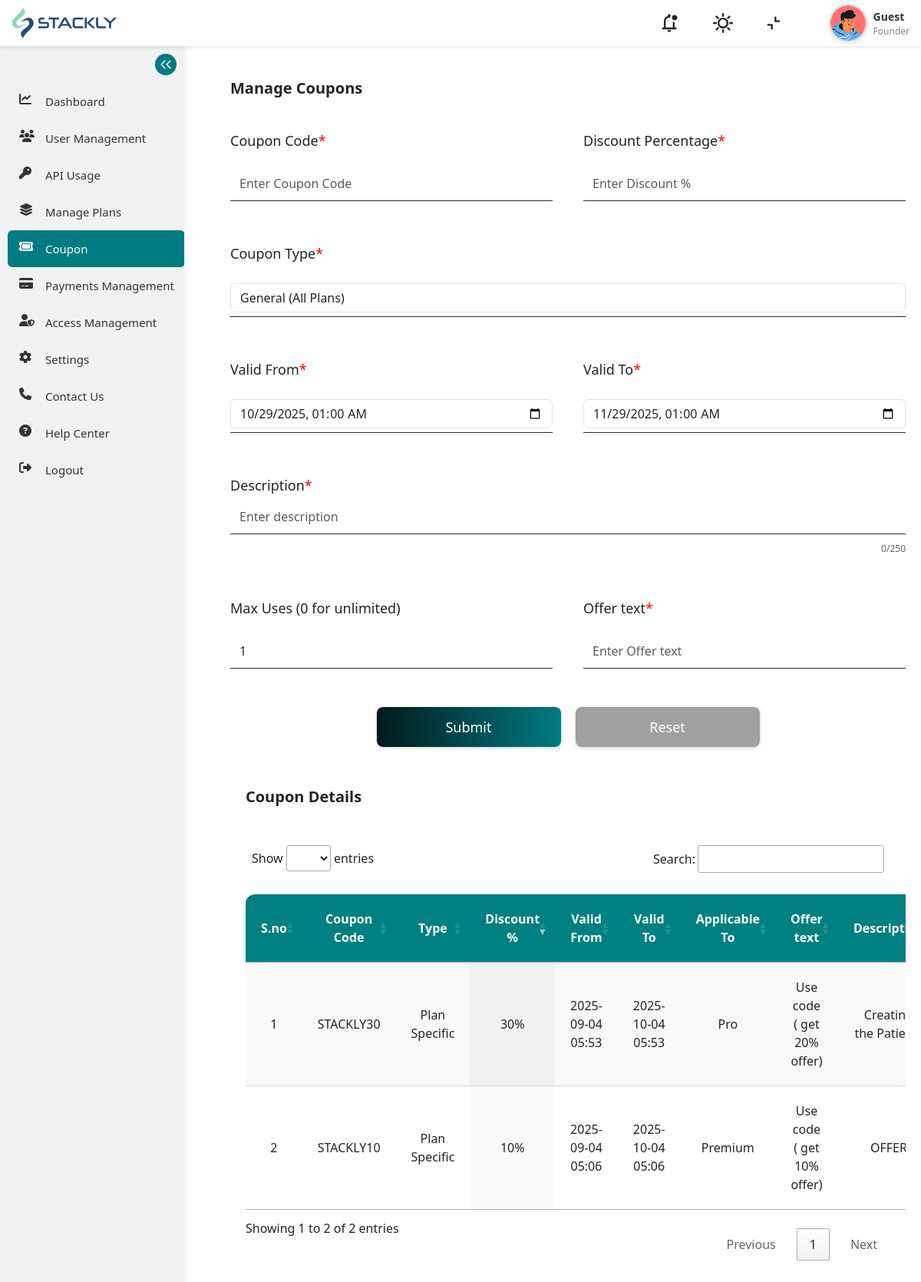
/create_coupons/ (signed in), run on an earlier commit of the app's database.
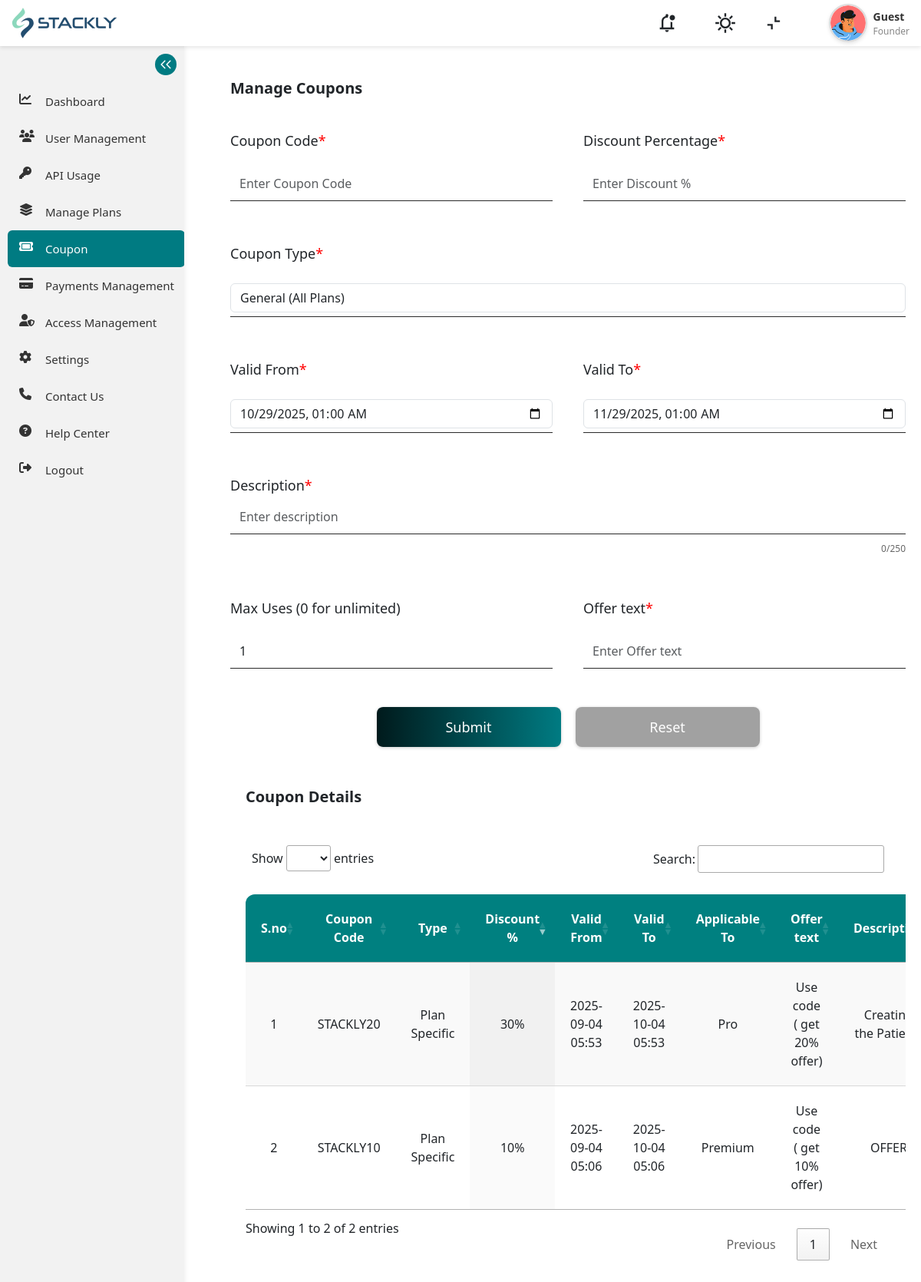
And on a later commit of the database.
### stackly_admin/models.py (models this page shows, shortened)
class CouponCode(models.Model):
    COUPON_TYPES = (
        ('general', 'General'),
        ('plan_specific', 'Plan Specific'),
        ('user_specific', 'User Specific'),
    )
    code = models.CharField(max_length=20, unique=True)
    offer_text = models.CharField(max_length=20, unique=True,null=True, blank=True)
    coupon_type = models.CharField(max_length=20, choices=COUPON_TYPES, default='general')
    discount_percentage = models.PositiveIntegerField()
    description = models.TextField(null=True, blank=True)
    valid_from = models.DateTimeField()
    valid_to = models.DateTimeField()
    is_active = models.BooleanField(default=True)
    plan = models.ForeignKey(Plan, null=True, blank=True, on_delete=models.SET_NULL,
                           related_name='coupons')
    user = models.ForeignKey(User, null=True, blank=True, on_delete=models.SET_NULL)
    max_uses = models.PositiveIntegerField(default=1)
    times_used = models.PositiveIntegerField(default=0)

class Plan(models.Model):
    name = models.CharField(max_length=100)
    price = models.DecimalField(max_digits=10, decimal_places=2)
    validity_days = models.IntegerField()
    expiry_date = models.DateField(null=True, blank=True)
    max_api_calls = models.IntegerField()
    features = models.JSONField(default=list)  # <-- list of feature strings
    is_active = models.BooleanField(default=True)

### stackly_admin/views.py (the view, shortened to what this page needs)
# urls.py: path('create_coupons/', views.create_coupon, name='create_coupon'),
@role_required('SuperAdmin', 'Admin')
def create_coupon(request):
    if not request.user.is_authenticated:
        return redirect('admin_login')
    try:
        profiles = UserProfile.objects.get(user=request.user)
    except UserProfile.DoesNotExist:
        profiles = None
    user_notifications = Notification.objects.filter(register=request.user, is_read=False)
    admin_notifications = AdminNotification.objects.filter(is_read=False)
    all_notifications = sorted(
        chain(user_notifications, admin_notifications),
        key=attrgetter('created_at'),
        reverse=True
    )
    unread_count = len(all_notifications)
    all_notifications = all_notifications[:5]  # top 5 notifications
    plans = Plan.objects.filter(is_active=True)
    users = User.objects.filter(is_active=True)
    coupons = CouponCode.objects.all().order_by('-id')
    context = {
        'plans': plans,
        'users': users,
        'coupons': coupons,
        'profiles': profiles,
        'notifications': all_notifications,
        'unread_count': unread_count
    }
    return render(request, 'create_coupon.html', context)

### stackly_admin/templates/create_coupon.html (shortened to what the changed rows need)
{% extends 'base.html' %}
{% load static %}
{% block content %}
<div class="manageCoupons">
  <div class="coupondetails">
    <div class="table">
      <table id="couponsTable" class="display" style="width:100%">
        <thead>
          <tr>
            <th>S.no</th>
            <th>Coupon Code</th>
            <th>Type</th>
            <th>Discount %</th>
            <th>Valid From</th>
            <th>Valid To</th>
            <th>Applicable To</th>
            <th>Offer text</th>
            <th>Description</th>
          </tr>
        </thead>
        <tbody>
          {% for coupon in coupons %}
          <tr>
            <td>{{ forloop.counter }}</td>
            <td>{{ coupon.code.upper }}</td>
            <td>{{ coupon.get_coupon_type_display }}</td>
            <td>{{ coupon.discount_percentage }}%</td>
            <td>{{ coupon.valid_from|date:"Y-m-d H:i" }}</td>
            <td>{{ coupon.valid_to|date:"Y-m-d H:i" }}</td>
            <td>
              {% if coupon.coupon_type == 'plan_specific' %}
              {{ coupon.plan.name }}
              {% elif coupon.coupon_type == 'user_specific' %}
              {{ coupon.user.get_full_name|default:coupon.user.username }}
              {% else %}
              All Plans
              {% endif %}
            </td>
            <td>{{ coupon.offer_text }}</td>
            <td>{{ coupon.description|truncatechars:20 }}</td>
          </tr>
          {% endfor %}
        </tbody>
      </table>
    </div>
  </div>
</div>
{% endblock %}

What changed in the data, as far as the page shows it:
changed CouponCode "Use code ( get 20% offer)": code "STACKLY30" → "STACKLY20"
